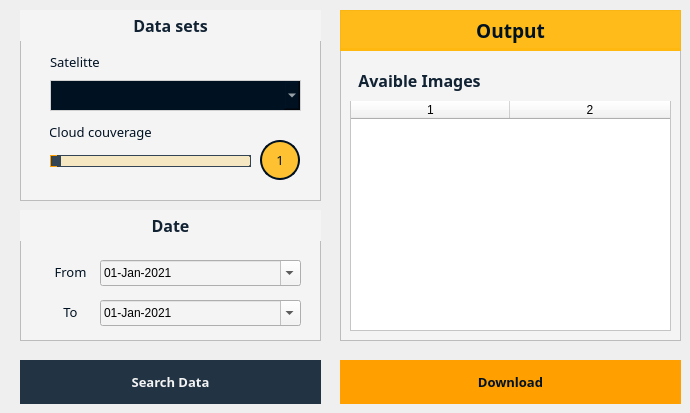
     <widget class="QWidget" name="dowloadPage">
      <widget class="QFrame" name="settingsContainer">
       <property name="geometry">
        <rect>
         <x>20</x>
         <y>10</y>
         <width>301</width>
         <height>191</height>
        </rect>
       </property>
       <property name="styleSheet">
        <string notr="true">background-color: #f4f4f4;
</string>
       </property>
       <property name="frameShape">
        <enum>QFrame::StyledPanel</enum>
       </property>
       <property name="frameShadow">
        <enum>QFrame::Raised</enum>
       </property>
       <widget class="QLabel" name="label_3">
        <property name="geometry">
         <rect>
          <x>0</x>
          <y>0</y>
          <width>301</width>
          <height>31</height>
         </rect>
        </property>
        <property name="font">
         <font>
          <family>sans-serif</family>
          <pointsize>12</pointsize>
          <weight>75</weight>
          <bold>true</bold>
         </font>
        </property>
        <property name="styleSheet">
         <string notr="true">color: #123;</string>
        </property>
        <property name="text">
         <string>Data sets</string>
        </property>
        <property name="alignment">
         <set>Qt::AlignCenter</set>
        </property>
       </widget>
       <widget class="QComboBox" name="comboBox">
        <property name="geometry">
         <rect>
          <x>30</x>
          <y>70</y>
          <width>251</width>
          <height>31</height>
         </rect>
        </property>
        <property name="cursor">
         <cursorShape>PointingHandCursor</cursorShape>
        </property>
        <property name="styleSheet">
         <string notr="true">QComboBox {
	background-color: #012;
	border: 1px solid #d1d1d1;
	padding-left: 8px;
	color: #f4f4f4;
}

QComboBox:hover {
	border-color: #ff9f00;
	background-color : #234;
	color: #fff;
}

QComboBox:focus {
	border-color: #ff9f00;
}

QListView
{
	background-color : #012;
	color: #f4f4f4;
}
</string>
        </property>
        <property name="currentText">
         <string/>
        </property>
       </widget>
       <widget class="QSlider" name="horizontalSlider">
        <property name="geometry">
         <rect>
          <x>30</x>
          <y>140</y>
          <width>201</width>
          <height>22</height>
         </rect>
        </property>
        <property name="styleSheet">
         <string notr="true">QSlider::handle{
  	background-color: #345;
	height: 20px;
	width:10px;
}

QSlider::groove {
border: 1px solid #012;
border-radius: 2px;
height: 10px;
}

QSlider::sub-page {
border: 1px solid #ff9f00;
background-color: rgba(255,180,0,0.8);
height: 20px;
}

QSlider::add-page {
border: 1px solid #345;
background-color: rgba(255,180,0,0.2);
height: 20px;
}</string>
        </property>
        <property name="orientation">
         <enum>Qt::Horizontal</enum>
        </property>
       </widget>
       <widget class="QLabel" name="label_7">
        <property name="geometry">
         <rect>
          <x>30</x>
          <y>110</y>
          <width>101</width>
          <height>24</height>
         </rect>
        </property>
        <property name="font">
         <font>
          <family>sans-serif</family>
          <pointsize>10</pointsize>
         </font>
        </property>
        <property name="styleSheet">
         <string notr="true">color: #012;</string>
        </property>
        <property name="text">
         <string>Cloud couverage</string>
        </property>
        <property name="alignment">
         <set>Qt::AlignCenter</set>
        </property>
       </widget>
       <widget class="QLabel" name="cloudLabel">
        <property name="geometry">
         <rect>
          <x>240</x>
          <y>130</y>
          <width>40</width>
          <height>40</height>
         </rect>
        </property>
        <property name="font">
         <font>
          <family>sans-serif</family>
          <pointsize>10</pointsize>
          <weight>50</weight>
          <bold>false</bold>
         </font>
        </property>
        <property name="styleSheet">
         <string notr="true">color: #012;
border: 2px solid #012;
border-top-left-radius: 20px;
border-top-right-radius: 20px;
border-bottom-left-radius: 20px;
border-bottom-right-radius: 20px;
background-color:  rgba(255,180,0,0.8);</string>
        </property>
        <property name="text">
         <string>1</string>
        </property>
        <property name="alignment">
         <set>Qt::AlignCenter</set>
        </property>
       </widget>
       <widget class="QLabel" name="label_15">
        <property name="geometry">
         <rect>
          <x>30</x>
          <y>40</y>
          <width>101</width>
          <height>24</height>
         </rect>
        </property>
        <property name="font">
         <font>
          <family>sans-serif</family>
          <pointsize>10</pointsize>
         </font>
        </property>
        <property name="styleSheet">
         <string notr="true">color: #012;</string>
        </property>
        <property name="text">
         <string>Satelitte</string>
        </property>
        <property name="alignment">
         <set>Qt::AlignLeading|Qt::AlignLeft|Qt::AlignVCenter</set>
        </property>
       </widget>
      </widget>
      <widget class="QFrame" name="outputContainer">
       <property name="geometry">
        <rect>
         <x>340</x>
         <y>10</y>
         <width>341</width>
         <height>331</height>
        </rect>
       </property>
       <property name="styleSheet">
        <string notr="true">background-color: #f4f4f4;

</string>
       </property>
       <property name="frameShape">
        <enum>QFrame::StyledPanel</enum>
       </property>
       <property name="frameShadow">
        <enum>QFrame::Raised</enum>
       </property>
       <widget class="QLabel" name="label_4">
        <property name="geometry">
         <rect>
          <x>0</x>
          <y>0</y>
          <width>341</width>
          <height>41</height>
         </rect>
        </property>
        <property name="font">
         <font>
          <family>sans-serif</family>
          <pointsize>14</pointsize>
          <weight>75</weight>
          <bold>true</bold>
         </font>
        </property>
        <property name="styleSheet">
         <string notr="true">color: #012;
background-color: rgba(255,180,0,0.9);
border-bottom: 3px solid rgba(255,180,0,0.4);</string>
        </property>
        <property name="text">
         <string>Output</string>
        </property>
        <property name="alignment">
         <set>Qt::AlignCenter</set>
        </property>
       </widget>
       <widget class="QTableWidget" name="resultTable">
        <property name="geometry">
         <rect>
          <x>10</x>
          <y>90</y>
          <width>321</width>
          <height>231</height>
         </rect>
        </property>
        <property name="autoFillBackground">
         <bool>false</bool>
        </property>
        <property name="styleSheet">
         <string notr="true">
QTableWidget{
    background-color: #fff;
}

QTableWidget::item {
    color: #012;
}

QTableWidget::item:hover {
    color: #012;
	background-color: rgba(255,180,0,0.6);
}

QTableWidget::item:selected {
    color: #012;
	background-color: rgba(255,180,0,0.6);
}</string>
        </property>
        <property name="selectionMode">
         <enum>QAbstractItemView::SingleSelection</enum>
        </property>
        <property name="selectionBehavior">
         <enum>QAbstractItemView::SelectRows</enum>
        </property>
        <property name="rowCount">
         <number>0</number>
        </property>
        <property name="columnCount">
         <number>2</number>
        </property>
        <attribute name="horizontalHeaderCascadingSectionResizes">
         <bool>true</bool>
        </attribute>
        <attribute name="horizontalHeaderMinimumSectionSize">
         <number>20</number>
        </attribute>
        <attribute name="horizontalHeaderDefaultSectionSize">
         <number>159</number>
        </attribute>
        <attribute name="horizontalHeaderHighlightSections">
         <bool>false</bool>
        </attribute>
        <attribute name="horizontalHeaderStretchLastSection">
         <bool>true</bool>
        </attribute>
        <attribute name="verticalHeaderVisible">
         <bool>false</bool>
        </attribute>
        <attribute name="verticalHeaderCascadingSectionResizes">
         <bool>false</bool>
        </attribute>
        <attribute name="verticalHeaderMinimumSectionSize">
         <number>25</number>
        </attribute>
        <attribute name="verticalHeaderDefaultSectionSize">
         <number>28</number>
        </attribute>
        <attribute name="verticalHeaderHighlightSections">
         <bool>false</bool>
        </attribute>
        <attribute name="verticalHeaderShowSortIndicator" stdset="0">
         <bool>false</bool>
        </attribute>
        <column/>
        <column/>
       </widget>
       <widget class="QLabel" name="label_16">
        <property name="geometry">
         <rect>
          <x>10</x>
          <y>50</y>
          <width>321</width>
          <height>41</height>
         </rect>
        </property>
        <property name="font">
         <font>
          <family>sans-serif</family>
          <pointsize>12</pointsize>
          <weight>75</weight>
          <bold>true</bold>
         </font>
        </property>
        <property name="styleSheet">
         <string notr="true">color: #123;</string>
        </property>
        <property name="text">
         <string>  Avaible Images</string>
        </property>
        <property name="alignment">
         <set>Qt::AlignLeading|Qt::AlignLeft|Qt::AlignVCenter</set>
        </property>
       </widget>
      </widget>
      <widget class="QLabel" name="downloadBtn">
       <property name="geometry">
        <rect>
         <x>340</x>
         <y>360</y>
         <width>341</width>
         <height>44</height>
        </rect>
       </property>
       <property name="minimumSize">
        <size>
         <width>0</width>
         <height>44</height>
        </size>
       </property>
       <property name="maximumSize">
        <size>
         <width>16777215</width>
         <height>44</height>
        </size>
       </property>
       <property name="font">
        <font>
         <family>sans-serif</family>
         <pointsize>10</pointsize>
         <weight>75</weight>
         <bold>true</bold>
        </font>
       </property>
       <property name="cursor">
        <cursorShape>PointingHandCursor</cursorShape>
       </property>
       <property name="styleSheet">
        <string notr="true">QLabel {
	background-color: #ff9f00;
	color: #012;
}
</string>
       </property>
       <property name="text">
        <string>Download</string>
       </property>
       <property name="alignment">
        <set>Qt::AlignCenter</set>
       </property>
      </widget>
      <widget class="QLabel" name="searchBtn">
       <property name="geometry">
        <rect>
         <x>20</x>
         <y>360</y>
         <width>301</width>
         <height>44</height>
        </rect>
       </property>
       <property name="minimumSize">
        <size>
         <width>0</width>
         <height>44</height>
        </size>
       </property>
       <property name="maximumSize">
        <size>
         <width>16777215</width>
         <height>44</height>
        </size>
       </property>
       <property name="font">
        <font>
         <family>sans-serif</family>
         <pointsize>10</pointsize>
         <weight>75</weight>
         <bold>true</bold>
        </font>
       </property>
       <property name="cursor">
        <cursorShape>PointingHandCursor</cursorShape>
       </property>
       <property name="styleSheet">
        <string notr="true">QLabel {
	background-color: #234;
	color: #f4f4f4;
}

QLabel:hover{
	background-color: #345;
	color: #f2f2f2;
}</string>
       </property>
       <property name="text">
        <string>Search Data</string>
       </property>
       <property name="alignment">
        <set>Qt::AlignCenter</set>
       </property>
      </widget>
      <widget class="QFrame" name="dateContainer">
       <property name="geometry">
        <rect>
         <x>20</x>
         <y>210</y>
         <width>301</width>
         <height>131</height>
        </rect>
       </property>
       <property name="styleSheet">
        <string notr="true">background-color: #f4f4f4;
</string>
       </property>
       <property name="frameShape">
        <enum>QFrame::StyledPanel</enum>
       </property>
       <property name="frameShadow">
        <enum>QFrame::Raised</enum>
       </property>
       <widget class="QLabel" name="label_2">
        <property name="geometry">
         <rect>
          <x>0</x>
          <y>0</y>
          <width>301</width>
          <height>31</height>
         </rect>
        </property>
        <property name="font">
         <font>
          <family>sans-serif</family>
          <pointsize>12</pointsize>
          <weight>75</weight>
          <bold>true</bold>
         </font>
        </property>
        <property name="styleSheet">
         <string notr="true">color: #123;</string>
        </property>
        <property name="text">
         <string>Date</string>
        </property>
        <property name="alignment">
         <set>Qt::AlignCenter</set>
        </property>
       </widget>
       <widget class="QDateEdit" name="dateEdit">
        <property name="geometry">
         <rect>
          <x>80</x>
          <y>50</y>
          <width>201</width>
          <height>26</height>
         </rect>
        </property>
        <property name="styleSheet">
         <string notr="true">QComboBox {
	background-color: #012;
	border: 1px solid #d1d1d1;
	padding-left: 8px;
	color: #f4f4f4;
}

QComboBox:hover {
	border-color: #ff9f00;
}

QComboBox:focus {
	border-color: #ff9f00;
}</string>
        </property>
        <property name="dateTime">
         <datetime>
          <hour>0</hour>
          <minute>0</minute>
          <second>0</second>
          <year>2021</year>
          <month>1</month>
          <day>1</day>
         </datetime>
        </property>
        <property name="displayFormat">
         <string>dd-MMM-yyyy</string>
        </property>
        <property name="calendarPopup">
         <bool>true</bool>
        </property>
       </widget>
       <widget class="QLabel" name="label_5">
        <property name="geometry">
         <rect>
          <x>30</x>
          <y>50</y>
          <width>41</width>
          <height>24</height>
         </rect>
        </property>
        <property name="font">
         <font>
          <family>sans-serif</family>
          <pointsize>10</pointsize>
         </font>
        </property>
        <property name="styleSheet">
         <string notr="true">color: #012;</string>
        </property>
        <property name="text">
         <string>From</string>
        </property>
        <property name="alignment">
         <set>Qt::AlignCenter</set>
        </property>
       </widget>
       <widget class="QDateEdit" name="dateEdit_2">
        <property name="geometry">
         <rect>
          <x>80</x>
          <y>90</y>
          <width>201</width>
          <height>26</height>
         </rect>
        </property>
        <property name="styleSheet">
         <string notr="true">QComboBox {
	background-color: #012;
	border: 1px solid #d1d1d1;
	padding-left: 8px;
	color: #f4f4f4;
}

QComboBox:hover {
	border-color: #ff9f00;
}

QComboBox:focus {
	border-color: #ff9f00;
}</string>
        </property>
        <property name="dateTime">
         <datetime>
          <hour>0</hour>
          <minute>0</minute>
          <second>0</second>
          <year>2021</year>
          <month>1</month>
          <day>1</day>
         </datetime>
        </property>
        <property name="displayFormat">
         <string>dd-MMM-yyyy</string>
        </property>
        <property name="calendarPopup">
         <bool>true</bool>
        </property>
       </widget>
       <widget class="QLabel" name="label_6">
        <property name="geometry">
         <rect>
          <x>30</x>
          <y>90</y>
          <width>41</width>
          <height>24</height>
         </rect>
        </property>
        <property name="font">
         <font>
          <family>sans-serif</family>
          <pointsize>10</pointsize>
         </font>
        </property>
        <property name="styleSheet">
         <string notr="true">color: #012;</string>
        </property>
        <property name="text">
         <string>To</string>
        </property>
        <property name="alignment">
         <set>Qt::AlignCenter</set>
        </property>
       </widget>
      </widget>
     </widget>
